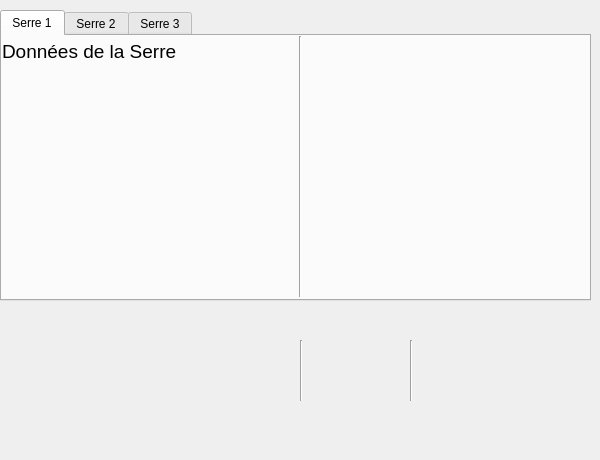
<?xml version="1.0" encoding="UTF-8"?>
<ui version="4.0">
 <class>IHMSerre</class>
 <widget class="QWidget" name="IHMSerre">
  <property name="geometry">
   <rect>
    <x>0</x>
    <y>0</y>
    <width>600</width>
    <height>460</height>
   </rect>
  </property>
  <property name="windowTitle">
   <string>IHMSerre</string>
  </property>
  <widget class="QTabWidget" name="tabWidget">
   <property name="geometry">
    <rect>
     <x>0</x>
     <y>10</y>
     <width>591</width>
     <height>291</height>
    </rect>
   </property>
   <property name="currentIndex">
    <number>0</number>
   </property>
   <widget class="QWidget" name="tab">
    <attribute name="title">
     <string>Serre 1</string>
    </attribute>
    <widget class="QLabel" name="label">
     <property name="geometry">
      <rect>
       <x>0</x>
       <y>-10</y>
       <width>201</width>
       <height>51</height>
      </rect>
     </property>
     <property name="font">
      <font>
       <pointsize>14</pointsize>
      </font>
     </property>
     <property name="text">
      <string>Données de la Serre</string>
     </property>
    </widget>
    <widget class="Line" name="line">
     <property name="geometry">
      <rect>
       <x>290</x>
       <y>0</y>
       <width>16</width>
       <height>261</height>
      </rect>
     </property>
     <property name="orientation">
      <enum>Qt::Vertical</enum>
     </property>
    </widget>
    <widget class="QWidget" name="horizontalLayoutWidget">
     <property name="geometry">
      <rect>
       <x>0</x>
       <y>30</y>
       <width>291</width>
       <height>221</height>
      </rect>
     </property>
     <layout class="QHBoxLayout" name="layoutSerre1"/>
    </widget>
    <widget class="QWidget" name="horizontalLayoutWidget_7">
     <property name="geometry">
      <rect>
       <x>300</x>
       <y>0</y>
       <width>271</width>
       <height>261</height>
      </rect>
     </property>
     <layout class="QHBoxLayout" name="layoutGestion3"/>
    </widget>
   </widget>
   <widget class="QWidget" name="tab_2">
    <attribute name="title">
     <string>Serre 2</string>
    </attribute>
    <widget class="QLabel" name="label_12">
     <property name="geometry">
      <rect>
       <x>0</x>
       <y>-10</y>
       <width>201</width>
       <height>51</height>
      </rect>
     </property>
     <property name="font">
      <font>
       <pointsize>14</pointsize>
      </font>
     </property>
     <property name="text">
      <string>Données de la Serre</string>
     </property>
    </widget>
    <widget class="Line" name="line_3">
     <property name="geometry">
      <rect>
       <x>290</x>
       <y>0</y>
       <width>16</width>
       <height>261</height>
      </rect>
     </property>
     <property name="orientation">
      <enum>Qt::Vertical</enum>
     </property>
    </widget>
    <widget class="QWidget" name="horizontalLayoutWidget_3">
     <property name="geometry">
      <rect>
       <x>0</x>
       <y>30</y>
       <width>291</width>
       <height>221</height>
      </rect>
     </property>
     <layout class="QHBoxLayout" name="layoutSerre2"/>
    </widget>
    <widget class="QWidget" name="horizontalLayoutWidget_6">
     <property name="geometry">
      <rect>
       <x>300</x>
       <y>0</y>
       <width>321</width>
       <height>261</height>
      </rect>
     </property>
     <layout class="QHBoxLayout" name="layoutGestion2"/>
    </widget>
   </widget>
   <widget class="QWidget" name="tab_3">
    <attribute name="title">
     <string>Serre 3</string>
    </attribute>
    <widget class="QLabel" name="label_20">
     <property name="geometry">
      <rect>
       <x>0</x>
       <y>-10</y>
       <width>201</width>
       <height>51</height>
      </rect>
     </property>
     <property name="font">
      <font>
       <pointsize>14</pointsize>
      </font>
     </property>
     <property name="text">
      <string>Données de la Serre</string>
     </property>
    </widget>
    <widget class="Line" name="line_5">
     <property name="geometry">
      <rect>
       <x>290</x>
       <y>0</y>
       <width>16</width>
       <height>261</height>
      </rect>
     </property>
     <property name="orientation">
      <enum>Qt::Vertical</enum>
     </property>
    </widget>
    <widget class="QWidget" name="horizontalLayoutWidget_4">
     <property name="geometry">
      <rect>
       <x>0</x>
       <y>30</y>
       <width>291</width>
       <height>221</height>
      </rect>
     </property>
     <layout class="QHBoxLayout" name="layoutSerre3"/>
    </widget>
    <widget class="QWidget" name="horizontalLayoutWidget_5">
     <property name="geometry">
      <rect>
       <x>300</x>
       <y>0</y>
       <width>321</width>
       <height>261</height>
      </rect>
     </property>
     <layout class="QHBoxLayout" name="layoutGestion1"/>
    </widget>
   </widget>
  </widget>
  <widget class="Line" name="line_7">
   <property name="geometry">
    <rect>
     <x>300</x>
     <y>340</y>
     <width>3</width>
     <height>61</height>
    </rect>
   </property>
   <property name="orientation">
    <enum>Qt::Vertical</enum>
   </property>
  </widget>
  <widget class="Line" name="line_8">
   <property name="geometry">
    <rect>
     <x>410</x>
     <y>340</y>
     <width>3</width>
     <height>61</height>
    </rect>
   </property>
   <property name="orientation">
    <enum>Qt::Vertical</enum>
   </property>
  </widget>
  <widget class="QWidget" name="horizontalLayoutWidget_2">
   <property name="geometry">
    <rect>
     <x>10</x>
     <y>309</y>
     <width>281</width>
     <height>141</height>
    </rect>
   </property>
   <layout class="QHBoxLayout" name="layoutMeteo"/>
  </widget>
 </widget>
 <resources/>
 <connections/>
</ui>
